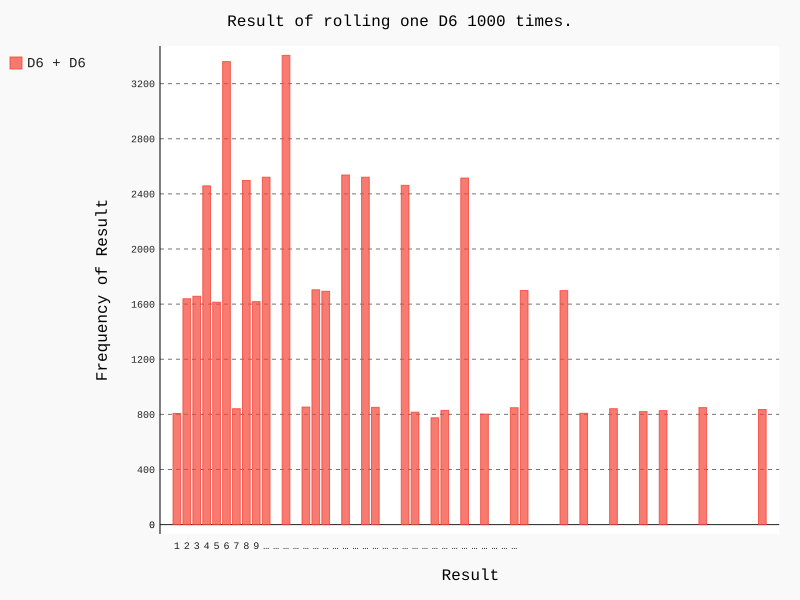

Python code for this plot:
import pygal
from die import Die

die_1 = Die()
die_2 = Die(10)

results = []
for roll_num in range(50000):
    result = die_1.roll() * die_2.roll()
    results.append(result)

#分析结果
frequencies = []
max_result = die_1.num_sides * die_2.num_sides
for value in range(1, max_result + 1):
    frequency = results.count(value)
    frequencies.append(frequency)

# 对结果进行可视化
hist = pygal.Bar()
hist.title = "Result of rolling one D6 1000 times."
hist.x_labels = list(range(1, 36))
hist.x_title = "Result"
hist.y_title = "Frequency of Result"

hist.add('D6 + D6', frequencies)
hist.render_to_file('die_visual.svg')
